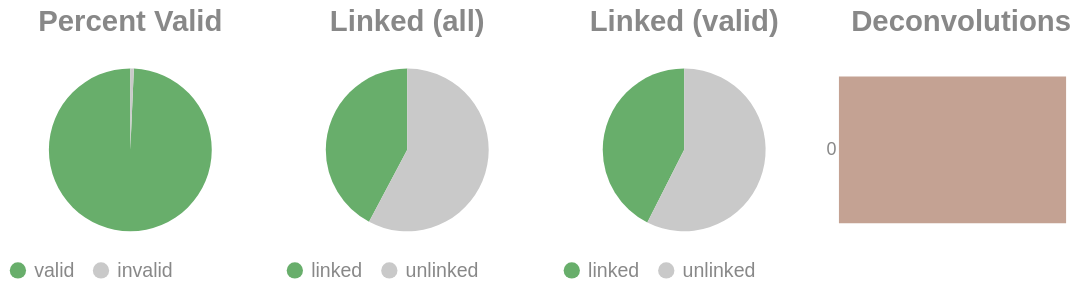

Here is the notebook cell this chart was saved with:
### Code cell
if SKIPLR:
    pass
else:
    clash = Counter()
    for i in valids['molecule'].to_list():
        _mol = i.split("-")
        if len(_mol) == 1:
            clash.update('0')
        else:
            clash.update(_mol[-1])

    _d = {"deconvolutions": [], 'count': []}
    for k,v in clash.items():
        _d['deconvolutions'].append(k)
        _d['count'].append(v)

    tot_valid = valids['reads'].sum()
    mask = valids['reads'] >= 2
    n_linked_reads = valids.filter(mask)['reads'].sum()
    if n_linked_reads == 0:
        print_html("No linked molecules (>=2 reads) were detected; skipping linked-only distributions.")
        SKIPLR = True
    else:
        perc_valid = round(tot_valid / n_reads, 4)
        linked_perc_abs = round(n_linked_reads / n_reads, 4)
        linked_perc = round(n_linked_reads / tot_valid, 4)

    _valid = pl.DataFrame({"valids": ['valid', 'invalid'], "count": [tot_valid, n_reads - tot_valid]})
    _linked_abs = pl.DataFrame({"linked (absolute)": ['linked', 'unlinked'], "count": [n_linked_reads, n_reads - n_linked_reads]})
    _linked_rel = pl.DataFrame({"linked (valids)": ['linked', 'unlinked'], "count": [n_linked_reads, tot_valid - n_linked_reads]})

    (
        alt.hconcat(
            piechart(_valid, goodval = 'valid', title = "Percent Valid"),
            piechart(_linked_abs, goodval = "linked", title =  "Linked (all)"),
            piechart(_linked_rel, goodval = "linked", title =  "Linked (valid)"),
            convolutionbar(pl.DataFrame(_d), title = "Deconvolutions"),
            center = True,
            bounds = 'flush'
        )
        .resolve_scale(color='independent')
        .resolve_legend('independent')
        .properties(usermeta={'embedOptions': {"actions": False}})
    ).display()

### Figure 1 — Vega-Lite specification as saved in the notebook (floating-point values rounded to 4 significant figures)
{"width": "container", "height": 400, "config": {"title": {"anchor": "start", "dy": -15, "fontSize": 18, "color": "#888888", "subtitleColor": "#888888", "subtitleFontSize": 14}, "arc": {"fill": "#0072B2"}, "axis": {"domainColor": "#888888", "domainWidth": 0.5, "gridWidth": 0.2, "grid": false, "titleFontWeight": 400, "titleFontSize": 15, "labelFontSize": 11, "labelColor": "#888888", "tickColor": "#888888", "tickWidth": 0.2, "titleColor": "#888888"}, "axisBand": {"grid": false}, "axisX": {"grid": true, "tickSize": 10, "domainCap": "round"}, "axisY": {"domain": false, "grid": true, "tickSize": 0, "domainCap": "round"}, "background": "transparent", "header": {"labelFontSize": 15, "labelColor": "#888888", "titleFontSize": 15, "titleFontWeight": 600, "titleColor": "#888888"}, "legend": {"labelFont": "sans-serif", "labelFontSize": 12, "labelColor": "#888888", "symbolSize": 100, "symbolType": "circle", "titleFontSize": 12, "titlePadding": 10, "titleColor": "#888888", "title": null}, "range": {"category": ["#E69F00", "#56B4E9", "#009E73", "#F0E442", "#0072B2", "#D55E00", "#CC79A7", "#000000"], "diverging": ["#cfe8f3", "#a2d4ec", "#73bfe2", "#46abdb", "#1696d2", "#12719e"]}, "area": {"fill": "#0072B2", "fillOpacity": 0.7, "line": true, "strokeOpacity": 0.7}, "line": {"color": "#0072B2", "stroke": "#0072B2", "strokeWidth": 2}, "trail": {"color": "#0072B2", "stroke": "#0072B2", "strokeWidth": 0, "size": 1}, "point": {"filled": true, "fillOpacity": 1.0, "size": 95}, "text": {"color": "#888888", "fontSize": 11, "align": "right", "fontWeight": 400, "size": 11}, "bar": {"fill": "#0072B2", "stroke": null}, "view": {"stroke": null, "continuousWidth": 660, "continuousHeight": 400}}, "hconcat": [{"data": {"name": "data-b8e2351e1f6b386d4fb5397740f35776"}, "mark": {"type": "arc"}, "encoding": {"color": {"field": "valids", "legend": {"orient": "bottom", "title": null}, "scale": {"domain": ["valid", "invalid"], "range": ["#68ae6b", "#C9C9C9"]}, "title": "Valids", "type": "nominal"}, "theta": {"field": "count", "type": "quantitative"}, "tooltip": [{"field": "valids", "title": "Valids", "type": "ordinal"}, {"field": "percent", "format": ".2%", "title": "Percent", "type": "quantitative"}, {"field": "count", "title": "Count", "type": "quantitative"}]}, "height": 100, "title": {"text": "Percent Valid", "align": "center", "anchor": "middle"}, "transform": [{"calculate": "datum.count / 597791", "as": "percent"}], "width": 150}, {"data": {"name": "data-20463c0651fc2f84c30e2d8afb983107"}, "mark": {"type": "arc"}, "encoding": {"color": {"field": "linked (absolute)", "legend": {"orient": "bottom", "title": null}, "scale": {"domain": ["linked", "unlinked"], "range": ["#68ae6b", "#C9C9C9"]}, "title": "Linked (Absolute)", "type": "nominal"}, "theta": {"field": "count", "type": "quantitative"}, "tooltip": [{"field": "linked (absolute)", "title": "Linked (Absolute)", "type": "ordinal"}, {"field": "percent", "format": ".2%", "title": "Percent", "type": "quantitative"}, {"field": "count", "title": "Count", "type": "quantitative"}]}, "height": 100, "title": {"text": "Linked (all)", "align": "center", "anchor": "middle"}, "transform": [{"calculate": "datum.count / 597791", "as": "percent"}], "width": 150}, {"data": {"name": "data-4ce5076c0f15789bb6828ca75d90aca2"}, "mark": {"type": "arc"}, "encoding": {"color": {"field": "linked (valids)", "legend": {"orient": "bottom", "title": null}, "scale": {"domain": ["linked", "unlinked"], "range": ["#68ae6b", "#C9C9C9"]}, "title": "Linked (Valids)", "type": "nominal"}, "theta": {"field": "count", "type": "quantitative"}, "tooltip": [{"field": "linked (valids)", "title": "Linked (Valids)", "type": "ordinal"}, {"field": "percent", "format": ".2%", "title": "Percent", "type": "quantitative"}, {"field": "count", "title": "Count", "type": "quantitative"}]}, "height": 100, "title": {"text": "Linked (valid)", "align": "center", "anchor": "middle"}, "transform": [{"calculate": "datum.count / 593635", "as": "percent"}], "width": 150}, {"data": {"name": "data-833160a97d44feacf0ffcee9d1e303ff"}, "mark": {"type": "bar"}, "encoding": {"color": {"field": "deconvolutions", "legend": null, "scale": {"scheme": "lightgreyred"}, "type": "nominal"}, "tooltip": [{"field": "deconvolutions", "title": "Deconvolutions", "type": "ordinal"}, {"field": "percent", "format": ".2%", "title": "Percent", "type": "quantitative"}, {"field": "count", "title": "Count", "type": "quantitative"}], "x": {"axis": null, "field": "count", "type": "quantitative"}, "y": {"field": "deconvolutions", "sort": "ascending", "title": null, "type": "nominal"}}, "height": 100, "title": {"text": "Deconvolutions", "align": "center", "anchor": "middle"}, "transform": [{"calculate": "datum.count / 418338", "as": "percent"}], "width": 150}], "bounds": "flush", "center": true, "resolve": {"legend": {"angle": "independent"}, "scale": {"color": "independent"}}, "usermeta": {"embedOptions": {"actions": false}}, "$schema": "https://vega.github.io/schema/vega-lite/v6.1.0.json", "datasets": {"data-b8e2351e1f6b386d4fb5397740f35776": [{"valids": "valid", "count": 593635}, {"valids": "invalid", "count": 4156}], "data-20463c0651fc2f84c30e2d8afb983107": [{"linked (absolute)": "linked", "count": 252470}, {"linked (absolute)": "unlinked", "count": 345321}], "data-4ce5076c0f15789bb6828ca75d90aca2": [{"linked (valids)": "linked", "count": 252470}, {"linked (valids)": "unlinked", "count": 341165}], "data-833160a97d44feacf0ffcee9d1e303ff": [{"deconvolutions": "0", "count": 418338}]}}
